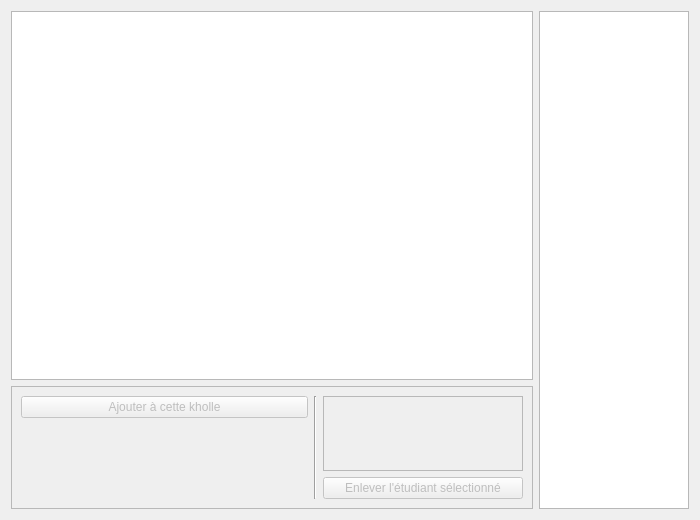
<?xml version="1.0" encoding="UTF-8"?>
<ui version="4.0">
 <class>InterfaceTab</class>
 <widget class="QWidget" name="InterfaceTab">
  <property name="geometry">
   <rect>
    <x>0</x>
    <y>0</y>
    <width>700</width>
    <height>520</height>
   </rect>
  </property>
  <property name="windowTitle">
   <string>Form</string>
  </property>
  <layout class="QHBoxLayout" name="horizontalLayout" stretch="1,0">
   <item>
    <layout class="QVBoxLayout" name="verticalLayout" stretch="3,1">
     <item>
      <widget class="QGraphicsView" name="viewTable"/>
     </item>
     <item>
      <widget class="QScrollArea" name="scrollArea">
       <property name="maximumSize">
        <size>
         <width>16777215</width>
         <height>16777215</height>
        </size>
       </property>
       <property name="widgetResizable">
        <bool>true</bool>
       </property>
       <widget class="QWidget" name="areaKholles">
        <property name="enabled">
         <bool>true</bool>
        </property>
        <property name="geometry">
         <rect>
          <x>0</x>
          <y>0</y>
          <width>495</width>
          <height>145</height>
         </rect>
        </property>
        <layout class="QHBoxLayout" name="horizontalLayout_2" stretch="1,0,0">
         <item>
          <layout class="QVBoxLayout" name="verticalLayout_3">
           <item>
            <widget class="QPushButton" name="pushButton_addStudent">
             <property name="enabled">
              <bool>false</bool>
             </property>
             <property name="maximumSize">
              <size>
               <width>16777215</width>
               <height>16777215</height>
              </size>
             </property>
             <property name="text">
              <string>Ajouter à cette kholle</string>
             </property>
            </widget>
           </item>
           <item>
            <widget class="QLabel" name="label_info">
             <property name="enabled">
              <bool>false</bool>
             </property>
             <property name="text">
              <string/>
             </property>
            </widget>
           </item>
           <item>
            <spacer name="verticalSpacer">
             <property name="orientation">
              <enum>Qt::Vertical</enum>
             </property>
             <property name="sizeHint" stdset="0">
              <size>
               <width>20</width>
               <height>40</height>
              </size>
             </property>
            </spacer>
           </item>
          </layout>
         </item>
         <item>
          <widget class="Line" name="line">
           <property name="orientation">
            <enum>Qt::Vertical</enum>
           </property>
          </widget>
         </item>
         <item>
          <layout class="QVBoxLayout" name="verticalLayout_2">
           <property name="sizeConstraint">
            <enum>QLayout::SetDefaultConstraint</enum>
           </property>
           <item>
            <widget class="QListWidget" name="list_students">
             <property name="enabled">
              <bool>false</bool>
             </property>
             <property name="maximumSize">
              <size>
               <width>200</width>
               <height>16777215</height>
              </size>
             </property>
            </widget>
           </item>
           <item>
            <widget class="QPushButton" name="pushButton_removeStudent">
             <property name="enabled">
              <bool>false</bool>
             </property>
             <property name="maximumSize">
              <size>
               <width>200</width>
               <height>16777215</height>
              </size>
             </property>
             <property name="text">
              <string>Enlever l'étudiant sélectionné</string>
             </property>
            </widget>
           </item>
          </layout>
         </item>
        </layout>
       </widget>
      </widget>
     </item>
    </layout>
   </item>
   <item>
    <layout class="QVBoxLayout" name="verticalLayout_4">
     <property name="sizeConstraint">
      <enum>QLayout::SetDefaultConstraint</enum>
     </property>
     <item>
      <widget class="QListWidget" name="list_kholleurs">
       <property name="maximumSize">
        <size>
         <width>150</width>
         <height>16777215</height>
        </size>
       </property>
      </widget>
     </item>
    </layout>
   </item>
  </layout>
 </widget>
 <resources/>
 <connections/>
</ui>
